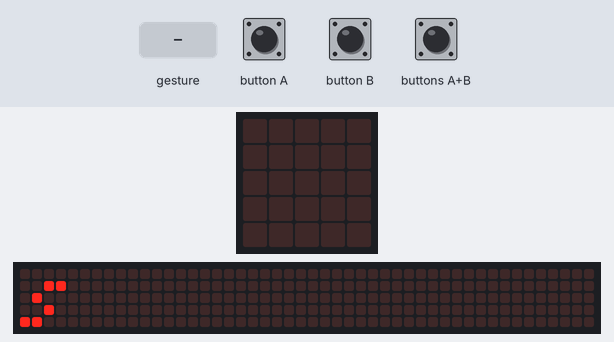
This program was run on a simulated BBC micro:bit (MakeCode). Parts: the board's 5×5 LED display, a strip that is not on the board, showing the scrolling text unrolled. The test bench sets the inputs (shaded band). A tilt is held for 1.5 s and a shake lasts 1 s, then the board lies face up again; the 48×5 strip is a reading aid, not a part: it shows the text the display is scrolling, unrolled, one strip-width of it at a time.

Above: at 15.8 s.
18.0 s: gesture 'shake'
At 18.7 s:
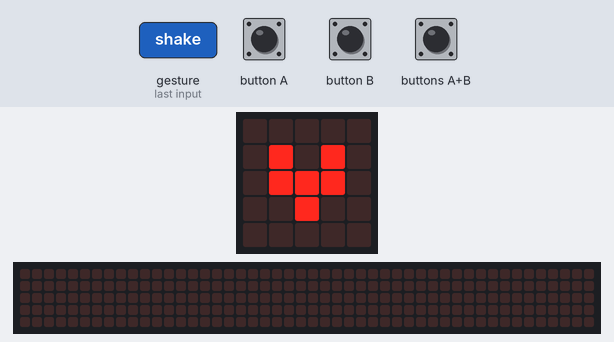
At 19.4 s:
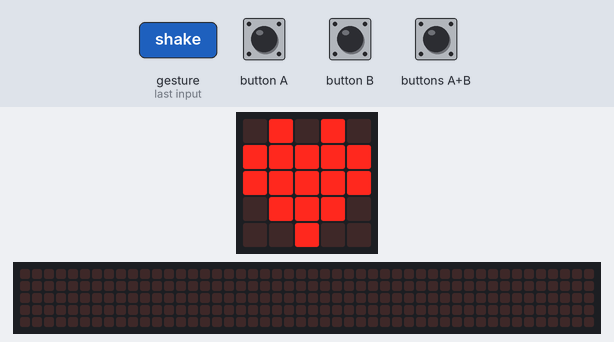
21.0 s: button A pressed for 0.15 s
21.7 s: button B pressed for 0.15 s
22.4 s: buttons A+B pressed for 0.15 s
At 25.0 s:
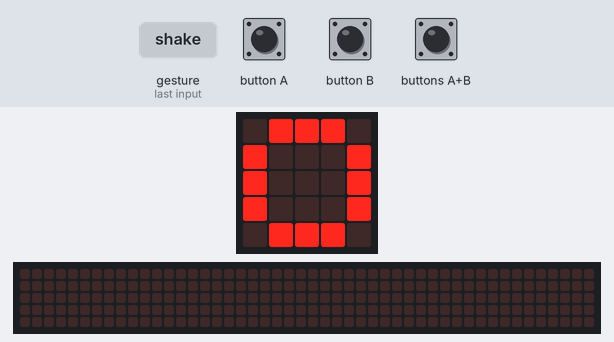

The program:

main.ts
```typescript
input.onButtonPressed(Button.A, function () {
    basic.showLeds(`
        . . . . .
        . # # # .
        . # # # .
        . # # # .
        . . . . .
        `)
    basic.pause(500)
    basic.clearScreen()
})
input.onGesture(Gesture.Shake, function () {
    for (let index = 0; index < 6; index++) {
        basic.showIcon(IconNames.SmallHeart)
        basic.pause(200)
        basic.showIcon(IconNames.Heart)
    }
    basic.clearScreen()
})
input.onButtonPressed(Button.AB, function () {
    basic.showLeds(`
        . # # # .
        # . . . #
        # . . . #
        # . . . #
        . # # # .
        `)
    basic.pause(500)
    basic.clearScreen()
})
input.onButtonPressed(Button.B, function () {
    basic.showLeds(`
        . . . . .
        . . # . .
        . # # # .
        # # # # #
        . . . . .
        `)
    basic.pause(500)
    basic.clearScreen()
})
basic.showString("Hola, Bienvenidos")
basic.pause(500)
basic.clearScreen()
basic.forever(function () {

})
```

test.ts
```typescript
// aquí va el archivo "tests"; esto no se compilará cuando este paquete se utilice como una extensión.
```

Measured:
- after the input at 18.0 s, the display: changes after 0.20 s (image 1)
- after the input at 22.4 s, the display: first differs from a run without the input after 2.4 s (image 3)
- what the display in image 0 shows lasts 0.4 s, from 15.8 s to 16.2 s
- what the display in image 1 shows lasts 0.8 s, from 18.2 s to 19.0 s
- what the display in image 2 shows lasts 0.6 s, from 19.0 s to 19.6 s
